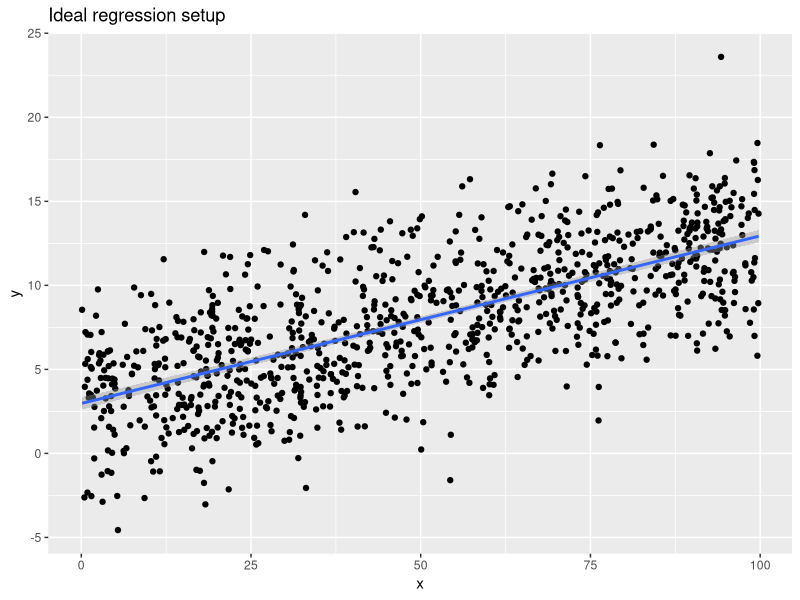
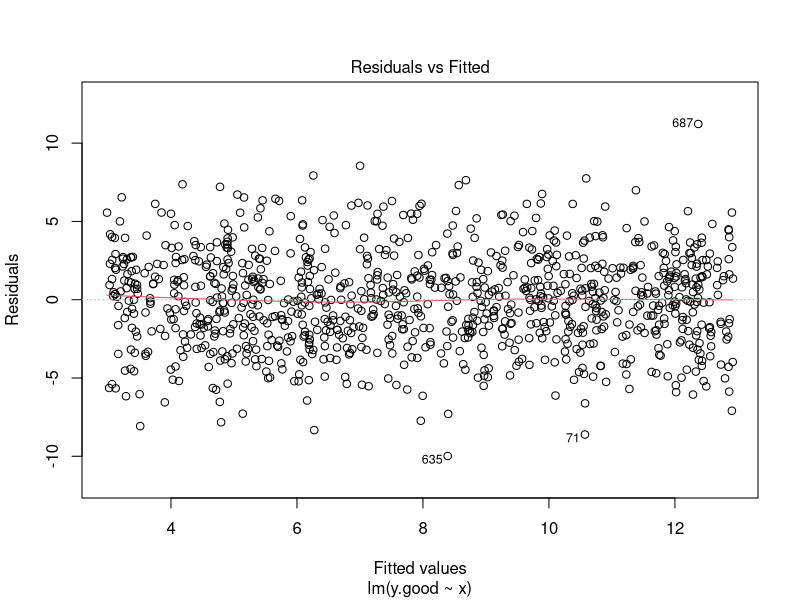
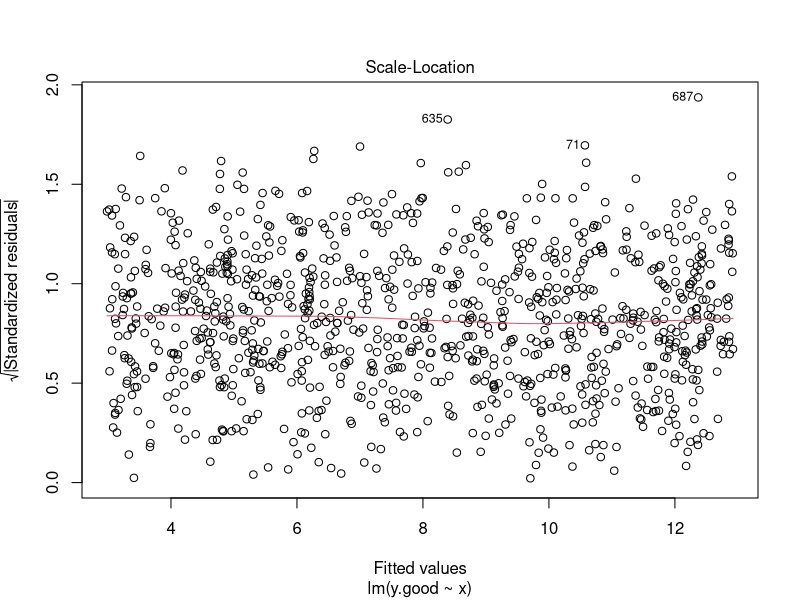
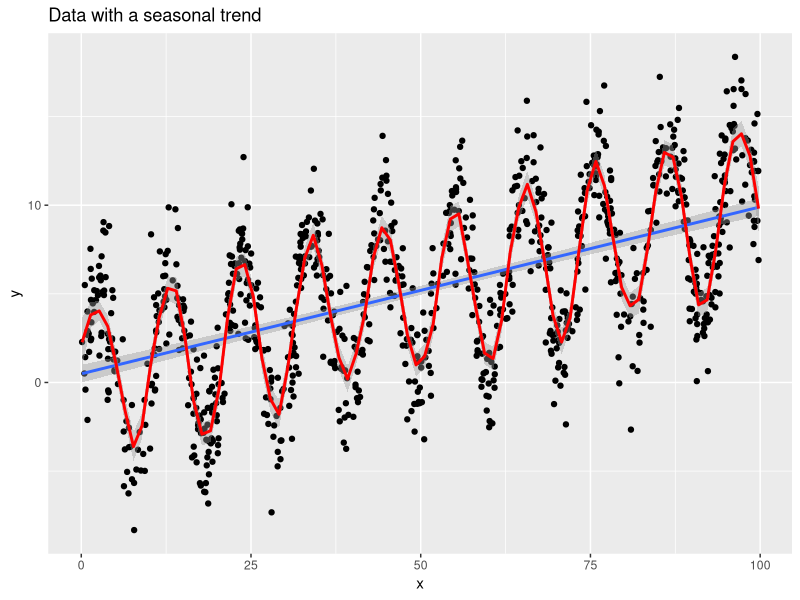
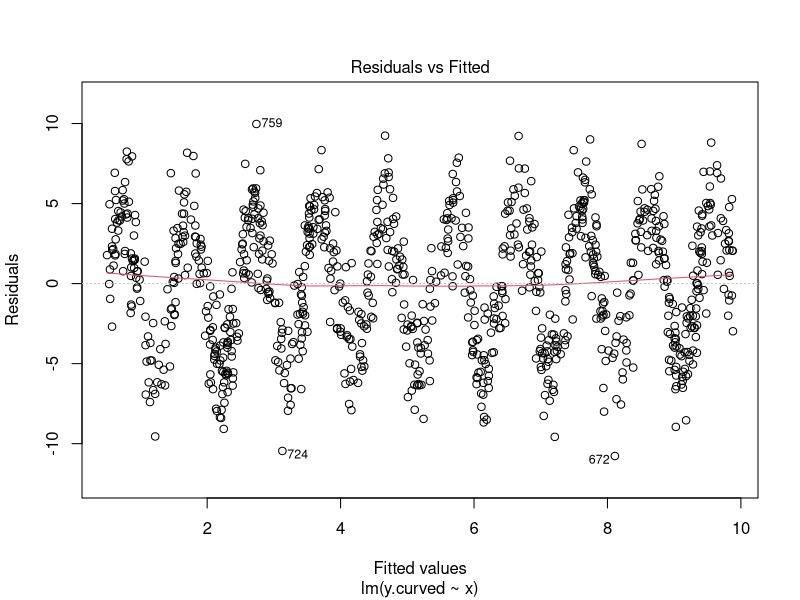
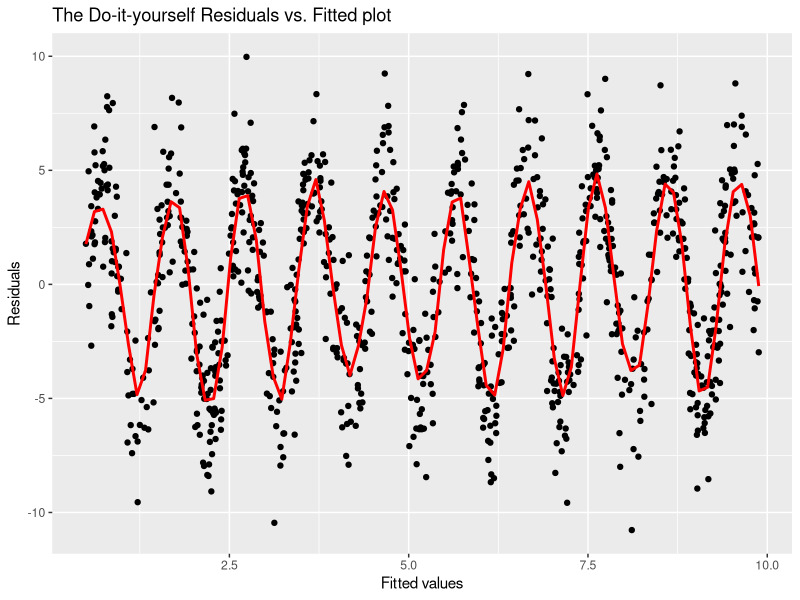
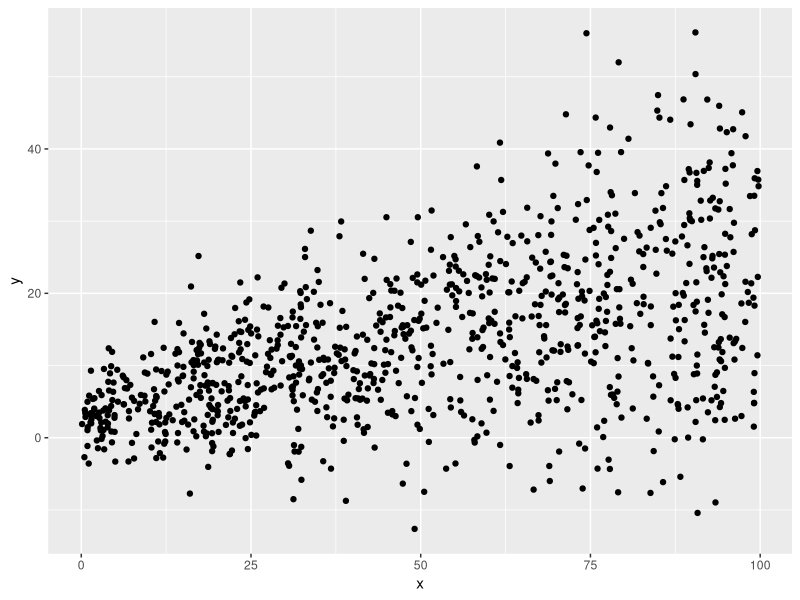
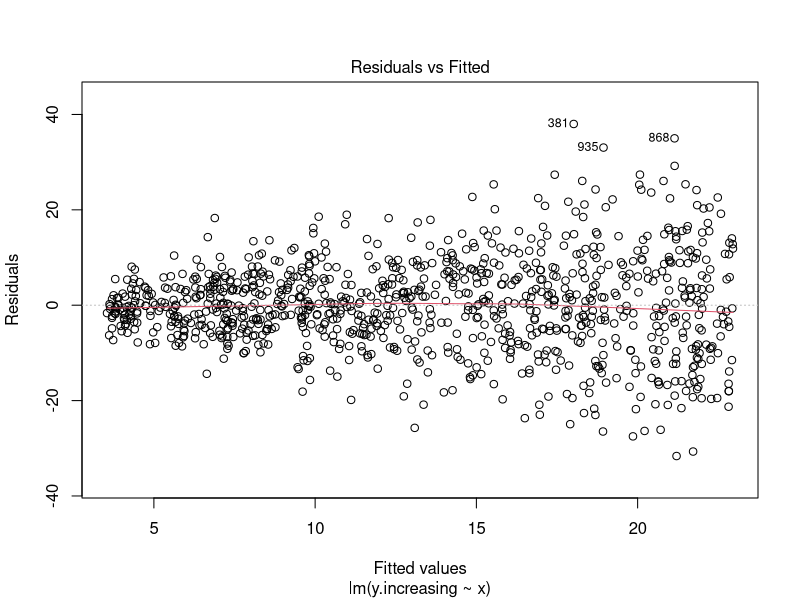

Write R code to recreate these figures, in order.
## ---- chunk 1
library(ggplot2)

n <- 1000      # sample size
x <- runif(n, min = 0, max = 100)
y.good <- 3 + 0.1 * x + rnorm(n, sd = 3)

# Scatterplot of the data with regression line overlaid
qplot(x, y.good, ylab = "y", main = "Ideal regression setup") + stat_smooth(method = "lm")

# Run regression and display residual-fitted plot
lm.good <- lm(y.good ~ x)
plot(lm.good, which = 1)  
## ---- chunk 2
# Display scale-location plot
plot(lm.good, which = 3)  
## ---- chunk 3
y.curved <- 5 * sin(0.6 * x) + 0.1 * x + rnorm(n, sd = 2)

# Scatterplot of the data
qplot(x, y.curved, ylab = "y", main = "Data with a seasonal trend") + 
  stat_smooth(method = "lm") + stat_smooth(method = "loess", span = 0.1, colour = I("red"))
## ---- chunk 4
lm.curved <- lm(y.curved ~ x)

plot(lm.curved, which = 1)
## ---- chunk 5
# Plot model residuals on y axis, fitted values on x axis
# Add red trend curve with better choice of smoothing bandwidth
qplot(y = lm.curved$residuals, x = lm.curved$fitted.values,
      ylab = "Residuals", xlab = "Fitted values", 
      main = "The Do-it-yourself Residuals vs. Fitted plot") +
  stat_smooth(method = "loess", span = 0.1, colour = I("red"), se = FALSE)
## ---- chunk 6
y.increasing <- 3 + 0.2 * x + (1 + x / 25) * rnorm(n, sd = 3)

# Produce scatterplot of y vs x
qplot(x, y.increasing, ylab = "y")
## ---- chunk 7
lm.increasing <- lm(y.increasing ~ x)
plot(lm.increasing, which = 1)
## ---- chunk 8
plot(lm.increasing, which = 3)
## ---- chunk 9
plot(lm.good, which = 2)
## ---- chunk 10
plot(lm.curved, which = 2)
## ---- chunk 11
plot(lm.increasing, which = 2)
## ---- chunk 12
plot(lm.good, which = 5)
## ---- chunk 13
set.seed(12345)
y.corrupted <- y.good[1:100]
x.corrupted <- x[1:100]

# Randomly select 10 points to corrupt
to.corrupt <- sample(1:length(x.corrupted), 10)
y.corrupted[to.corrupt] <- - 1.5 * y.corrupted[to.corrupt] + 3 * rt(10, df = 3)
x.corrupted[to.corrupt] <- x.corrupted[to.corrupt] * 2.5
# Fit regression and display diagnostic plot
lm.corrupted <- lm(y.corrupted ~ x.corrupted)

plot(lm.corrupted, which = 5)
